Frame 1 (no input): blank canvas, image omitted
Frame 60 (the mouse pressed at the canvas centre just before this capture): blank canvas, image omitted
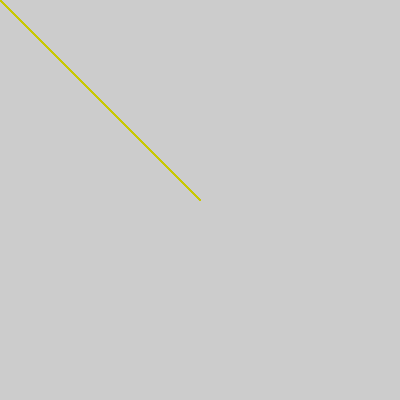
Frame 120 (the mouse held since frame 60 and released just before this capture)

The Processing sketch whose frames 1 and 60 were blank and that drew this single picture after the mouse press (run headless with seeded random() and noise(); from frame 60 on, the mouse is pressed at the canvas centre):

// Processing sketch: lineas2
// ── lineas2.pde
void setup() {
  size(400, 400);
}
void draw(){
 stroke(mouseX,mouseY,0); 
 line(0,0,mouseX, mouseY); 
}
